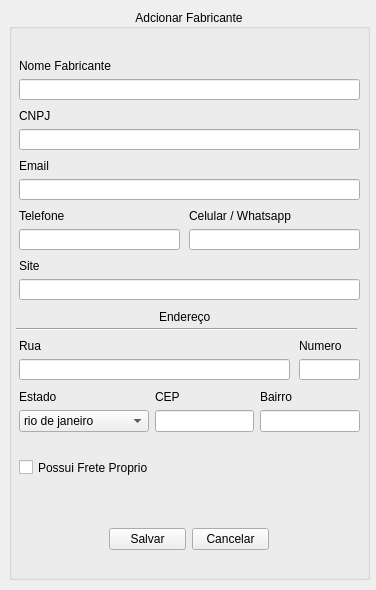
<?xml version="1.0" encoding="UTF-8"?>
<ui version="4.0">
 <class>AddFabricante</class>
 <widget class="QWidget" name="AddFabricante">
  <property name="geometry">
   <rect>
    <x>0</x>
    <y>0</y>
    <width>376</width>
    <height>590</height>
   </rect>
  </property>
  <property name="windowTitle">
   <string>Form</string>
  </property>
  <widget class="QGroupBox" name="groupBox">
   <property name="geometry">
    <rect>
     <x>9</x>
     <y>9</y>
     <width>361</width>
     <height>571</height>
    </rect>
   </property>
   <property name="title">
    <string>Adcionar Fabricante</string>
   </property>
   <property name="alignment">
    <set>Qt::AlignCenter</set>
   </property>
   <widget class="QWidget" name="verticalLayoutWidget">
    <property name="geometry">
     <rect>
      <x>10</x>
      <y>100</y>
      <width>341</width>
      <height>41</height>
     </rect>
    </property>
    <layout class="QVBoxLayout" name="cnpj">
     <item>
      <widget class="QLabel" name="labelCnpj">
       <property name="text">
        <string>CNPJ</string>
       </property>
      </widget>
     </item>
     <item>
      <widget class="QLineEdit" name="txtCnpj"/>
     </item>
    </layout>
   </widget>
   <widget class="QWidget" name="verticalLayoutWidget_2">
    <property name="geometry">
     <rect>
      <x>10</x>
      <y>50</y>
      <width>341</width>
      <height>41</height>
     </rect>
    </property>
    <layout class="QVBoxLayout" name="fabricante">
     <item>
      <widget class="QLabel" name="labelFabricante">
       <property name="text">
        <string>Nome Fabricante</string>
       </property>
      </widget>
     </item>
     <item>
      <widget class="QLineEdit" name="txtFabricante"/>
     </item>
    </layout>
   </widget>
   <widget class="QWidget" name="verticalLayoutWidget_3">
    <property name="geometry">
     <rect>
      <x>10</x>
      <y>150</y>
      <width>341</width>
      <height>41</height>
     </rect>
    </property>
    <layout class="QVBoxLayout" name="email">
     <item>
      <widget class="QLabel" name="labelEmail">
       <property name="text">
        <string>Email</string>
       </property>
      </widget>
     </item>
     <item>
      <widget class="QLineEdit" name="txtEmail"/>
     </item>
    </layout>
   </widget>
   <widget class="QWidget" name="verticalLayoutWidget_4">
    <property name="geometry">
     <rect>
      <x>10</x>
      <y>200</y>
      <width>161</width>
      <height>41</height>
     </rect>
    </property>
    <layout class="QVBoxLayout" name="telefoneContato">
     <item>
      <widget class="QLabel" name="labelTelCtt">
       <property name="text">
        <string>Telefone</string>
       </property>
      </widget>
     </item>
     <item>
      <widget class="QLineEdit" name="txtTelCtt"/>
     </item>
    </layout>
   </widget>
   <widget class="QWidget" name="verticalLayoutWidget_5">
    <property name="geometry">
     <rect>
      <x>10</x>
      <y>250</y>
      <width>341</width>
      <height>41</height>
     </rect>
    </property>
    <layout class="QVBoxLayout" name="site">
     <item>
      <widget class="QLabel" name="labelSite">
       <property name="text">
        <string>Site</string>
       </property>
      </widget>
     </item>
     <item>
      <widget class="QLineEdit" name="txtSite"/>
     </item>
    </layout>
   </widget>
   <widget class="QWidget" name="verticalLayoutWidget_6">
    <property name="geometry">
     <rect>
      <x>10</x>
      <y>330</y>
      <width>271</width>
      <height>41</height>
     </rect>
    </property>
    <layout class="QVBoxLayout" name="verticalLayout_6">
     <item>
      <widget class="QLabel" name="labelRua">
       <property name="text">
        <string>Rua</string>
       </property>
      </widget>
     </item>
     <item>
      <widget class="QLineEdit" name="txtRua"/>
     </item>
    </layout>
   </widget>
   <widget class="QCheckBox" name="chboxFrete">
    <property name="geometry">
     <rect>
      <x>10</x>
      <y>450</y>
      <width>141</width>
      <height>17</height>
     </rect>
    </property>
    <property name="text">
     <string>Possui Frete Proprio</string>
    </property>
   </widget>
   <widget class="QWidget" name="horizontalLayoutWidget">
    <property name="geometry">
     <rect>
      <x>100</x>
      <y>510</y>
      <width>160</width>
      <height>41</height>
     </rect>
    </property>
    <layout class="QHBoxLayout" name="horizontalLayout">
     <item>
      <widget class="QPushButton" name="btnSalvar">
       <property name="text">
        <string>Salvar</string>
       </property>
      </widget>
     </item>
     <item>
      <widget class="QPushButton" name="btnCancelar">
       <property name="text">
        <string>Cancelar</string>
       </property>
      </widget>
     </item>
    </layout>
   </widget>
   <widget class="Line" name="line">
    <property name="geometry">
     <rect>
      <x>7</x>
      <y>310</y>
      <width>341</width>
      <height>20</height>
     </rect>
    </property>
    <property name="orientation">
     <enum>Qt::Horizontal</enum>
    </property>
   </widget>
   <widget class="QLabel" name="labelEnderco">
    <property name="geometry">
     <rect>
      <x>150</x>
      <y>300</y>
      <width>61</width>
      <height>16</height>
     </rect>
    </property>
    <property name="text">
     <string>Endereço</string>
    </property>
   </widget>
   <widget class="QWidget" name="horizontalLayoutWidget_2">
    <property name="geometry">
     <rect>
      <x>10</x>
      <y>380</y>
      <width>341</width>
      <height>43</height>
     </rect>
    </property>
    <layout class="QHBoxLayout" name="horizontalLayout_2">
     <item>
      <layout class="QVBoxLayout" name="verticalLayout_7">
       <item>
        <widget class="QLabel" name="label_7">
         <property name="text">
          <string>Estado</string>
         </property>
        </widget>
       </item>
       <item>
        <widget class="QComboBox" name="cmbEstado">
         <property name="minimumSize">
          <size>
           <width>130</width>
           <height>0</height>
          </size>
         </property>
         <item>
          <property name="text">
           <string>rio de janeiro</string>
          </property>
         </item>
        </widget>
       </item>
      </layout>
     </item>
     <item>
      <layout class="QVBoxLayout" name="verticalLayout_9">
       <item>
        <widget class="QLabel" name="label_9">
         <property name="text">
          <string>CEP</string>
         </property>
        </widget>
       </item>
       <item>
        <widget class="QLineEdit" name="txtCep">
         <property name="text">
          <string/>
         </property>
        </widget>
       </item>
      </layout>
     </item>
     <item>
      <layout class="QVBoxLayout" name="verticalLayout_8">
       <item>
        <widget class="QLabel" name="label_8">
         <property name="text">
          <string>Bairro</string>
         </property>
        </widget>
       </item>
       <item>
        <widget class="QLineEdit" name="txtBairro"/>
       </item>
      </layout>
     </item>
    </layout>
   </widget>
   <widget class="QWidget" name="verticalLayoutWidget_10">
    <property name="geometry">
     <rect>
      <x>290</x>
      <y>330</y>
      <width>61</width>
      <height>41</height>
     </rect>
    </property>
    <layout class="QVBoxLayout" name="verticalLayout_10">
     <item>
      <widget class="QLabel" name="label_10">
       <property name="text">
        <string>Numero</string>
       </property>
      </widget>
     </item>
     <item>
      <widget class="QLineEdit" name="txtNumero"/>
     </item>
    </layout>
   </widget>
   <widget class="QWidget" name="verticalLayoutWidget_11">
    <property name="geometry">
     <rect>
      <x>180</x>
      <y>200</y>
      <width>171</width>
      <height>41</height>
     </rect>
    </property>
    <layout class="QVBoxLayout" name="telefoneContato_2">
     <item>
      <widget class="QLabel" name="labelTelCtt_2">
       <property name="text">
        <string>Celular / Whatsapp</string>
       </property>
      </widget>
     </item>
     <item>
      <widget class="QLineEdit" name="txtTelCtt_2"/>
     </item>
    </layout>
   </widget>
  </widget>
 </widget>
 <tabstops>
  <tabstop>txtFabricante</tabstop>
  <tabstop>txtCnpj</tabstop>
  <tabstop>txtEmail</tabstop>
  <tabstop>txtTelCtt</tabstop>
  <tabstop>txtTelCtt_2</tabstop>
  <tabstop>txtSite</tabstop>
  <tabstop>txtRua</tabstop>
  <tabstop>txtNumero</tabstop>
  <tabstop>cmbEstado</tabstop>
  <tabstop>txtCep</tabstop>
  <tabstop>txtBairro</tabstop>
  <tabstop>chboxFrete</tabstop>
  <tabstop>btnSalvar</tabstop>
  <tabstop>btnCancelar</tabstop>
 </tabstops>
 <resources/>
 <connections/>
</ui>
